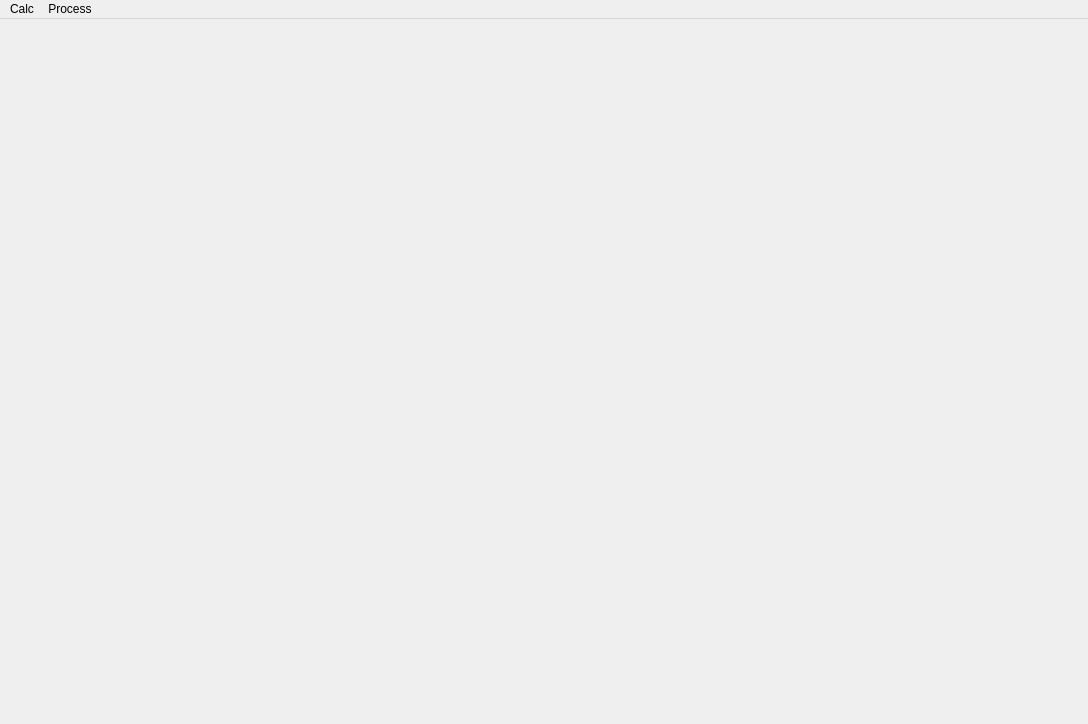
<?xml version="1.0" encoding="UTF-8"?>
<ui version="4.0">
 <class>ICEHelper</class>
 <widget class="QMainWindow" name="ICEHelper">
  <property name="geometry">
   <rect>
    <x>0</x>
    <y>0</y>
    <width>1088</width>
    <height>724</height>
   </rect>
  </property>
  <property name="minimumSize">
   <size>
    <width>1080</width>
    <height>700</height>
   </size>
  </property>
  <property name="windowTitle">
   <string>ICE Helper</string>
  </property>
  <widget class="QWidget" name="centralwidget">
   <layout class="QGridLayout" name="gridLayout">
    <item row="0" column="0">
     <widget class="QStackedWidget" name="stackedWidget">
      <widget class="QWidget" name="page"/>
      <widget class="QWidget" name="page_2"/>
     </widget>
    </item>
   </layout>
  </widget>
  <widget class="QMenuBar" name="menuBar">
   <property name="geometry">
    <rect>
     <x>0</x>
     <y>0</y>
     <width>1088</width>
     <height>37</height>
    </rect>
   </property>
   <widget class="QMenu" name="menuTools">
    <property name="title">
     <string>Calc</string>
    </property>
    <addaction name="actionBMI"/>
   </widget>
   <widget class="QMenu" name="menuOption">
    <property name="title">
     <string>Process</string>
    </property>
    <addaction name="actionExcelColFilter"/>
   </widget>
   <addaction name="menuTools"/>
   <addaction name="menuOption"/>
  </widget>
  <action name="actionopen">
   <property name="text">
    <string>open</string>
   </property>
  </action>
  <action name="actionBMI">
   <property name="text">
    <string>BMI</string>
   </property>
  </action>
  <action name="actionExcelColFilter">
   <property name="text">
    <string>ExcelColFilter</string>
   </property>
  </action>
  <action name="actionExcel">
   <property name="text">
    <string>Excel</string>
   </property>
  </action>
 </widget>
 <resources/>
 <connections/>
</ui>
